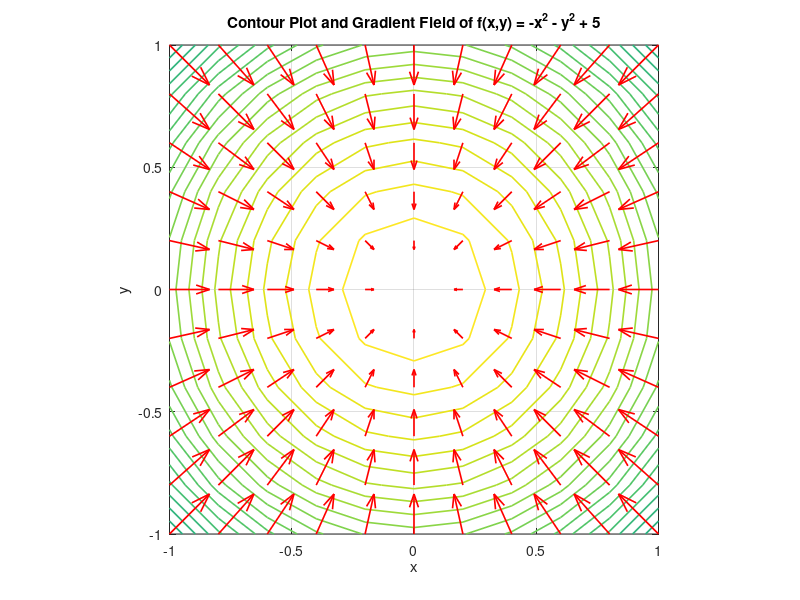

Source code (MATLAB):
clc; clear; close all;

%% Contour Plot and Gradient Field of f(x,y) = -x^2 - y^2 + 5

% 변수 정의

x=-1:0.2:1;
y=-1:0.2:1;
[X, Y] = meshgrid(x,y);

% 함수 정의
F = -X.^2 - Y.^2 + 5;

% Gradient 계산
[Fx, Fy] = gradient(F, x, y);

%Fx : 각 점에서 x방향 미분값
%Fy : 각 점에서 y방향 미분값

% 등고선 플롯
figure;
contour(X, Y, F, 20, 'LineWidth', 1.2); % 등고선 그림
%X,Y : 등고선의 좌표 격자(meshgrid로 생성)
%F : 등고선을 그릴 함수 
%20 : 등고선 수
%'LineWidth', 1.2 : 등고선 두께

hold on;
quiver(X, Y, Fx, Fy, 'r', 'LineWidth', 1.2); % 그래디언트 벡터 그리기
hold off;

% 그래프 설정
xlabel('x');
ylabel('y');
title('Contour Plot and Gradient Field of f(x,y) = -x^2 - y^2 + 5');
grid on;
axis equal;
